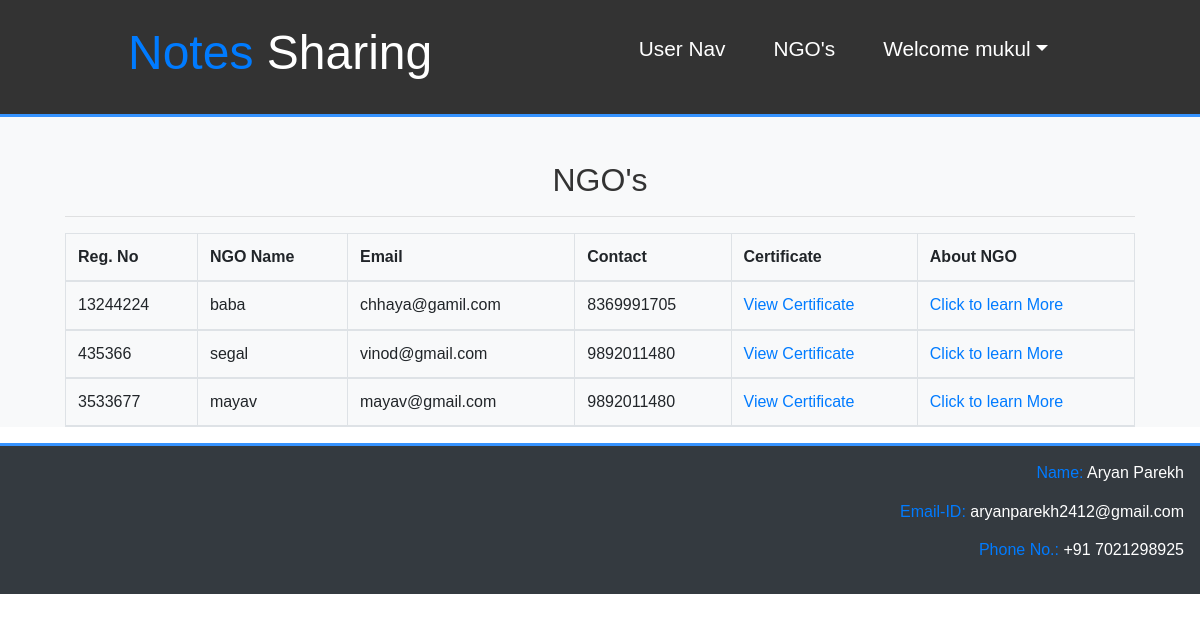
The page /user_ngo_view/ (signed in) on the database its author committed.
### NGO_App/models.py (models this page shows)
class NGOProfile(models.Model):
    user = models.ForeignKey(User,on_delete=models.CASCADE)
    registration_number=models.CharField(unique=True,max_length=10)
    ngo_name=models.CharField(max_length=50)
    certificate=models.ImageField(blank=False,upload_to='certificate_pics')
    contact = models.CharField(max_length=10)
    country=models.CharField(max_length=50)
    state=models.CharField(max_length=50)
    city=models.CharField(max_length=50)
    pincode=models.CharField(max_length=50)
    verfied=models.BooleanField(default=False)
    address_line_1=models.CharField(max_length=200)
    def __str__(self):
        return self.user.username

### NGO_App/views.py (the view)
# urls.py: path('user_ngo_view/',user_ngo_view,name="user_ngo_view"),
def user_ngo_view(request):
    if not request.user.is_authenticated:
        return redirect('user_login')
    ngos=NGOProfile.objects.filter(verfied=True)
    print(ngos)
    return render(request,'user_ngo_view.html',{"ngos":ngos})

### NGO_App/templates/user_ngo_view.html
{% extends 'user_navigation.html' %}
{% load static %}
{% block  user_body %}
<section id="signup">
  <div class="bg-light">
    <br><br>
    <div class="container">
      <h2 class="text-center">NGO's</h2>
      <hr>
      <table class="table table-bordered" id=mytable>
        <thead>
          <tr>
            <th>Reg. No</th>
            <th>NGO Name</th>
            <th>Email</th>
            <th>Contact</th>
            <th>Certificate</th>
            <th>About NGO</th>
          </tr>
          {% for i in ngos %}
          <tr>
            <td>{{i.registration_number}}</td>
            <td>{{i.ngo_name}}</td>
            <td>{{i.user.username}}</td>
            <td>{{i.contact}}</td>
            <td><a href="{{i.certificate.url}}">View Certificate</a></td>
            <td><a href="{% url 'user_ngo_information' i.id %}">Click to learn More</a></td>
          </tr>
          {% endfor %}
        </thead>
      </table>
    </div>
  </div>
</section>
{% endblock %}

### NGO_App/templates/user_navigation.html (shortened to what this page needs)
<!DOCTYPE html>
{% load static %}
<html lang="en" dir="ltr">
  <head>
    <link rel="stylesheet" href="https://maxcdn.bootstrapcdn.com/bootstrap/4.5.0/css/bootstrap.min.css">
    <link rel="stylesheet" href="https://cdnjs.cloudflare.com/ajax/libs/font-awesome/4.7.0/css/font-awesome.min.css">
    <link rel="stylesheet" href="{% static 'css/full.css' %}">
  </head>
  <body>
    <nav id='navbar'>
        <h2><a href="#"><span class="text-primary">Notes</span> Sharing</a></h2>
      <ul>
        <li><a href="{% url 'user_profile' %}">User Nav</a></li>
        <li><a href="{% url 'user_ngo_view' %}">NGO's</a></li>
        <li class="nav-item dropdown">
          <a class="dropdown-toggle" href="#" data-toggle="dropdown">Welcome {{request.user.first_name}}</a>
        </li>
      </ul>
    </nav>
    {% block user_body %}
    {% endblock %}
    <footer class="bg-dark">
      <p><span class="text-primary">Name: </span>Aryan Parekh</p>
      <p><span class="text-primary">Email-ID: </span>aryanparekh2412@gmail.com</p>
      <p><span class="text-primary">Phone No.: </span>+91 7021298925</p>
    </footer>
  </body>
</html>

### NGO_App/static/css/full.css (style rules this page uses)
* { margin:0; padding: 0; box-sizing: border-box; scroll-behavior: smooth; }
body { font-family: Arial, sans-serif; line-height: 1.4; color: #fff; overflow-x: scroll; }
.container { max-width: 1100px; margin: auto; }
.text-primary { color: #3693ff; }
.bg-light { background: #f4f4f4; color: #333; }
.bg-dark { background: #333; color: #fff; }
#navbar { display: flex; justify-content: space-between; background: #333; color: #fff; padding: 1.5rem 8rem; position: sticky; top: 0; z-index: 1; border-bottom: 3px solid #3693ff; }
#navbar ul { display: flex; align-items: center; list-style: none; }
#navbar h2 a { font-size: 3rem; text-align: left; color: #fff; text-decoration: none; }
#navbar li a { text-decoration: none; color: #fff; padding: 1rem; font-size: 1.3rem; margin: 0 0.5rem; border-radius: 5px; transition: background-color 0.35s; }
footer { padding: 1rem; border-top: 3px solid #3693ff; }
footer p { text-align:right; }

### rows shown on the page
NGOProfile: registration_number "13244224", ngo_name "baba", user.username "chhaya@gamil.com", contact "8369991705"
NGOProfile: registration_number "435366", ngo_name "segal", user.username "vinod@gmail.com", contact "9892011480"
NGOProfile: registration_number "3533677", ngo_name "mayav", user.username "mayav@gmail.com", contact "9892011480"

### other values the page prints
{{ request.user.first_name }} "mukul"
